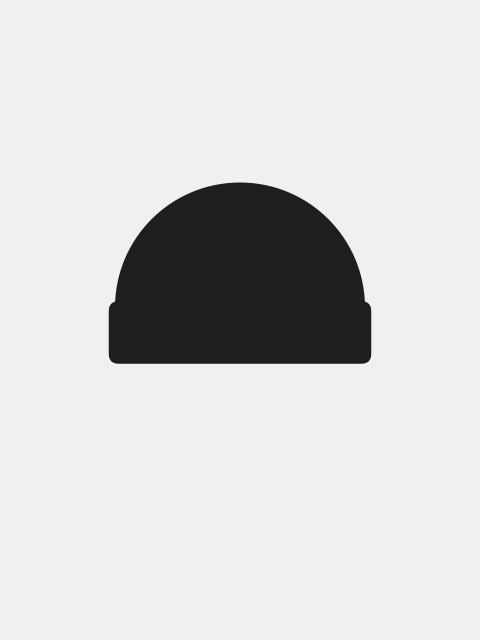
Frame 1 (no input)
Frame 2 (the mouse pressed at the canvas centre, redrawn once): identical to frame 1, image omitted

The Processing sketch that drew this single still picture (run headless with seeded random() and noise(); the mouse was pressed at the canvas centre and the sketch redrawn once):

// Processing sketch: one_flew_over_the_cuckoo_s_nest
// ── one_flew_over_the_cuckoo_s_nest.pde
// Manuale di Programmazione Cinematografica
// Daniele Olmisani, 2015

// One flew over the cukoo's nest

final color PAPER = color(240, 240, 240);
final color INK = color(30, 30, 30);

final int SIZE = 250;

void setup() {
  size(480, 640);
  noLoop();
}

void draw() {

  translate(width/2.0, height/2.0);
  
  background(PAPER);
  fill(INK);
  
  noStroke();
  
  ellipseMode(CENTER);
  arc(0, -0.05*SIZE, SIZE, SIZE, -PI, 0);
  
  rectMode(CENTER);
  rect(0, 0.05*SIZE, 1.05*SIZE, 0.25*SIZE, 10);
  
  save("one-flew-over-the-cukoo-s-nest.png");
}
